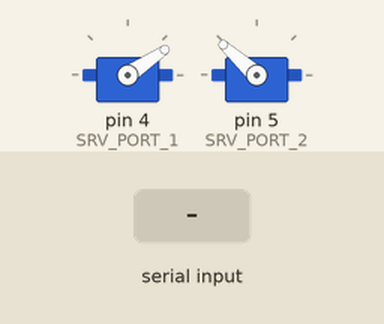
Recording of a sketch running on a simulated Arduino Uno, built with avr-gcc and run on an emulated ATmega328P. Parts: 2 × servo. The inputs (shaded band) are chosen by the test bench.

Above: at 1.2 s.
1.3 s: "1" received over Serial
At 3.5 s:
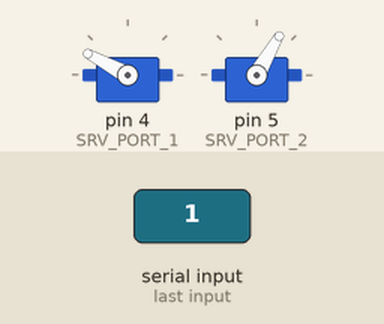
3.8 s: "2" received over Serial
At 5.4 s:
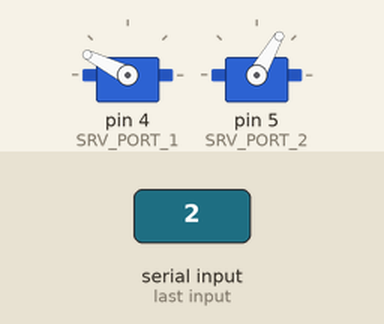
Timing chart, 0 to 6.9 s (numbered marks = the images above; inputs shaded):
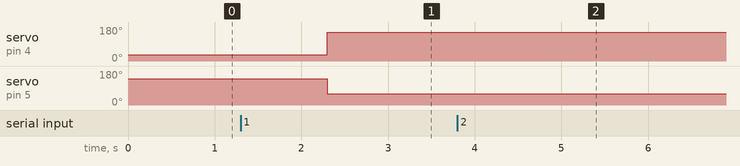

The sketch:

gripper_raptor.ino
```cpp
#include <Servo.h>

// define Servo Port numbers
#define SRV_PORT_1 4
#define SRV_PORT_2 5


// define boundary constraints
#define SRV_1_CLOSE 111
#define SRV_1_OPEN 34
#define SRV_1_INIT 34

// OPEN:34 CLOSE:110

#define SRV_2_CLOSE 60
#define SRV_2_OPEN 137
#define SRV_2_INIT 138
// OPEN:138 CLOSE: 60

// Declare Servo Objects
Servo Servo_1;
Servo Servo_2;

// create buffer for Serial receiving (RX)
const int RX_BUFFER_SIZE = 2;
uint8_t rx_buffer[RX_BUFFER_SIZE];

void setup() {
  // initialize Servos
  Servo_1.attach(SRV_PORT_1);
  Servo_2.attach(SRV_PORT_2);


  Servo_1.write(SRV_1_INIT);
  Servo_2.write(SRV_2_INIT);
  //  initialize Serial
  Serial.begin(115200);
}

int cap(int val, int lower_boundary, int upper_boundary) {
  if (val < lower_boundary) {
    return lower_boundary;
  }
  if (val > upper_boundary) {
    return upper_boundary;
  }
  return val;
}

void loop() {

  /* SERVO TEST */
  // Servo_1.write(90);
  // Servo_2.write(90);
  // Servo_3.write(0);
  // // Servo_2.write(0);
  // delay(1000);
  // // Servo_1.write(110);
  // Servo_3.write(110);
  // Servo_1.write(170);
  // Servo_2.write(170);
  // delay(1000);

  float factor = 77.0/90.0;
  /* SERIAL CONNECTION */
  if (Serial.available()) {
    // read in command
    Serial.readBytes(rx_buffer, RX_BUFFER_SIZE);
    // write command to servo
    Servo_1.write(SRV_1_CLOSE + float(rx_buffer[0])*factor);
    Servo_2.write(SRV_2_CLOSE - float(rx_buffer[1])*factor);
  }
}
```

Measured:
- after the input at 1.3 s, servo on pin 4 (SRV_PORT_1): 34° → 152° after 1.0 s; servo on pin 5 (SRV_PORT_2): 138° → 60° after 1.0 s
- after the input at 3.8 s, servo on pin 4 (SRV_PORT_1): 152° → 153° after 1.0 s
